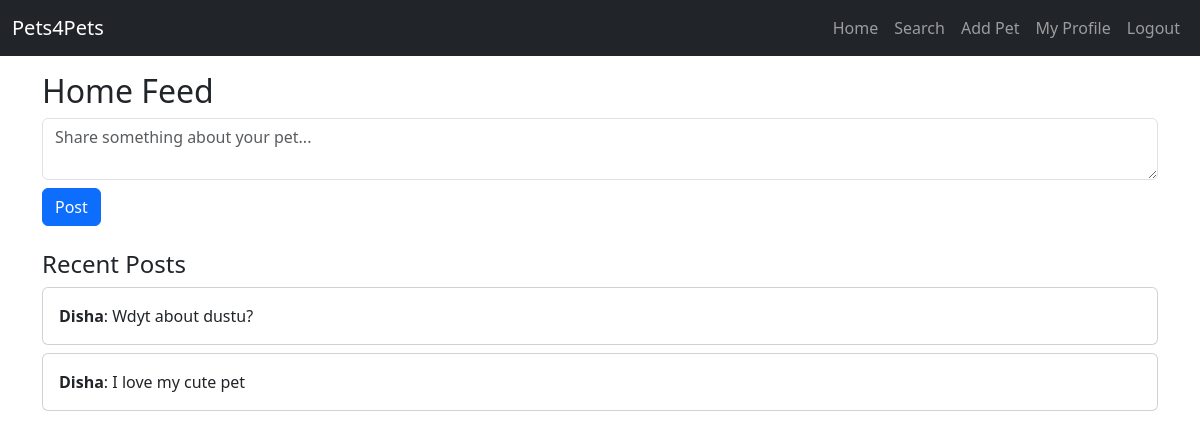
Screenshot of / (signed in) with the database file from the repository.
### app.py (models this page shows)
class User(db.Model):
    id = db.Column(db.Integer, primary_key=True)
    username = db.Column(db.String(150), unique=True, nullable=False)
    password = db.Column(db.String(150), nullable=False)
    pets = db.relationship('Pet', backref='owner', lazy=True)

class Post(db.Model):
    id = db.Column(db.Integer, primary_key=True)
    content = db.Column(db.String(500), nullable=False)
    timestamp = db.Column(db.Integer)
    user_id = db.Column(db.Integer, db.ForeignKey('user.id'), nullable=False)

### app.py (the view)
@app.route('/')
def home():
    if 'user_id' not in session:
        return redirect(url_for('login'))
    user_id = session['user_id']
    feed = twitter.getNewsFeed(user_id)
    return render_template('home.html', feed=feed)

### app.py (called while the page is built)
@app.before_request
def check_session_user():
    if 'user_id' in session:
        if not User.query.get(session['user_id']):
            session.pop('user_id')

    def getNewsFeed(self, userId):
        user = User.query.get(userId)
        if not user:
            return []
        followees = user.following.all() + [user]
        posts = Post.query.filter(Post.user_id.in_([u.id for u in followees])).order_by(Post.timestamp.desc()).limit(10).all()
        return [{'username': User.query.get(post.user_id).username, 'content': post.content} for post in posts]

### templates/home.html (shortened to what this page needs)
{% extends "base.html" %}
{% block content %}
<h2>Home Feed</h2>
<form method="POST" action="/post">
    <textarea name="content" class="form-control mb-2" placeholder="Share something about your pet..." required></textarea>
    <button type="submit" class="btn btn-primary">Post</button>
</form>
<h4 class="mt-4">Recent Posts</h4>
<div id="feed-container">
{% for post in feed %}
    <div class="card mb-2">
        <div class="card-body">
            <strong>{{ post.username }}</strong>: {{ post.content }}
        </div>
    </div>
{% endfor %}
</div>
{% endblock %}

### rows the page displays
User: username "Disha" "Disha"
Post: content "Wdyt about dustu?"
Post: content "I love my cute pet"
